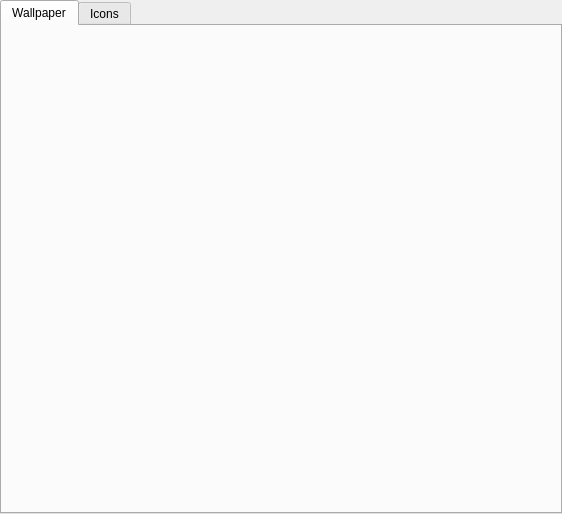
<?xml version="1.0" encoding="UTF-8"?>
<ui version="4.0">
 <class>settingswidget</class>
 <widget class="QWidget" name="settingswidget">
  <property name="geometry">
   <rect>
    <x>0</x>
    <y>0</y>
    <width>562</width>
    <height>514</height>
   </rect>
  </property>
  <property name="windowTitle">
   <string>Form</string>
  </property>
  <layout class="QVBoxLayout" name="verticalLayout">
   <property name="leftMargin">
    <number>0</number>
   </property>
   <property name="topMargin">
    <number>0</number>
   </property>
   <property name="rightMargin">
    <number>0</number>
   </property>
   <property name="bottomMargin">
    <number>0</number>
   </property>
   <item>
    <widget class="QTabWidget" name="tabWidget">
     <property name="currentIndex">
      <number>0</number>
     </property>
     <widget class="QWidget" name="wallpaper_tab">
      <attribute name="title">
       <string>Wallpaper</string>
      </attribute>
     </widget>
     <widget class="QWidget" name="icons_tab">
      <attribute name="title">
       <string>Icons</string>
      </attribute>
     </widget>
    </widget>
   </item>
  </layout>
 </widget>
 <resources/>
 <connections/>
</ui>
